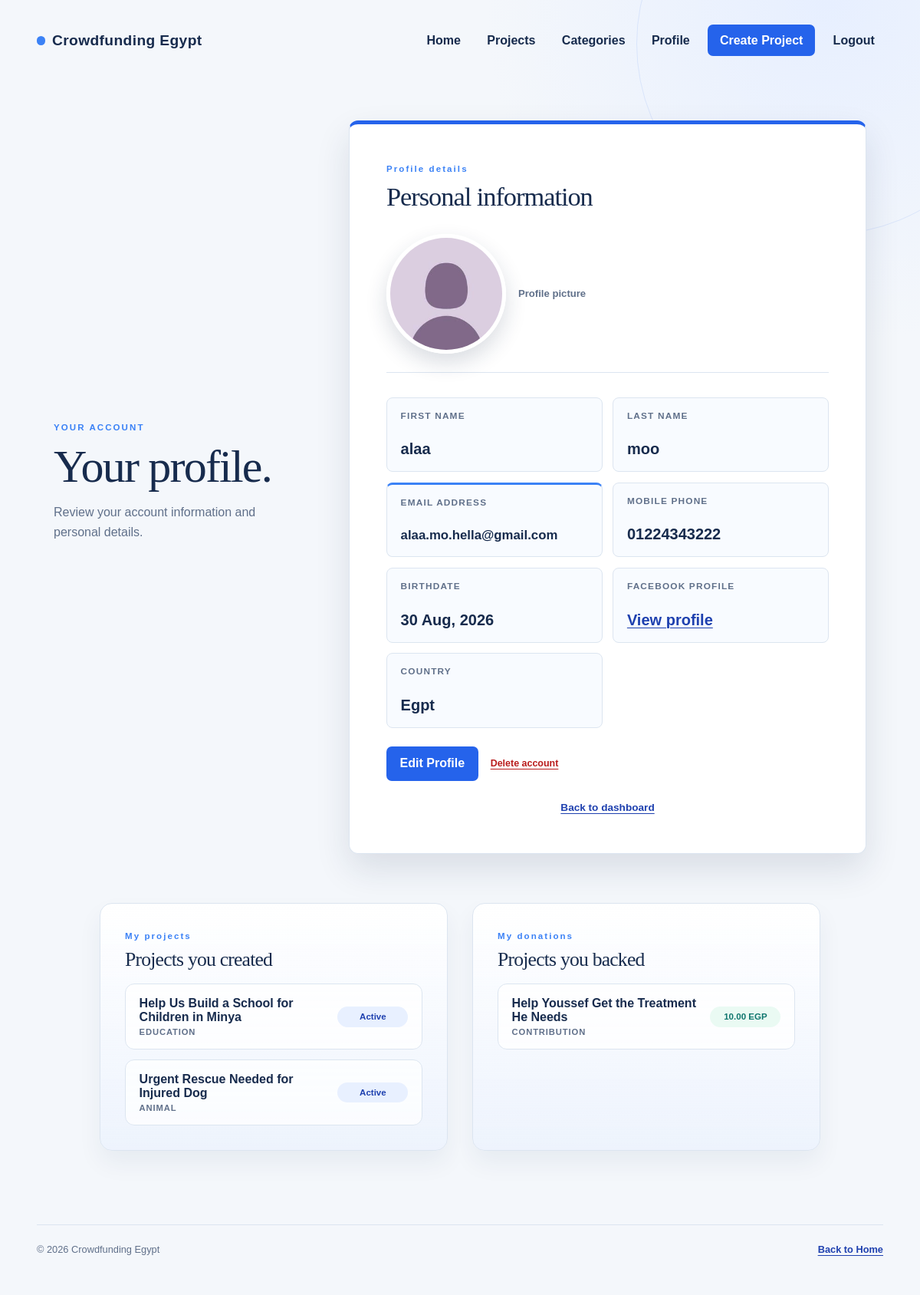
Screenshot of /accounts/profile/ (signed in) with the database file from the repository.
### accounts/models.py (models this page shows)
class User(AbstractUser):
    username = None
    email = models.EmailField(unique=True)
    mobile_phone = models.CharField(max_length=11)
    profile_picture = models.FileField(upload_to='profile_pictures/', blank=True)
    birthdate = models.DateField(blank=True, null=True)
    facebook_profile = models.URLField(blank=True)
    country = models.CharField(max_length=80, blank=True)
    USERNAME_FIELD = 'email'
    REQUIRED_FIELDS = []
    objects = UserManager()

### projects/models.py (models this page shows, shortened)
class Project(models.Model):
    class Status(models.TextChoices):
        ACTIVE = 'active', 'Active'
        CANCELLED = 'cancelled', 'Cancelled'
    creator = models.ForeignKey(settings.AUTH_USER_MODEL, on_delete=models.CASCADE, related_name='projects')
    title = models.CharField(max_length=140)
    details = models.TextField()
    category = models.ForeignKey(Category, on_delete=models.PROTECT, related_name='projects')
    tags = models.ManyToManyField(Tag, blank=True, related_name='projects')
    target = models.IntegerField()
    start_time = models.DateTimeField()
    end_time = models.DateTimeField()
    status = models.CharField(max_length=12, choices=Status.choices, default=Status.ACTIVE)
    featured = models.BooleanField(default=False)
    created_at = models.DateTimeField(auto_now_add=True)
    class Meta:
        ordering = ('-created_at',)
    def get_absolute_url(self):
        return reverse('projects:detail', args=[self.pk])

class Category(models.Model):
    name = models.CharField(max_length=80, unique=True)
    slug = models.SlugField(max_length=90, unique=True, blank=True)
    class Meta:
        ordering = ('name',)
        verbose_name_plural = 'categories'

class Donation(models.Model):
    project = models.ForeignKey(Project, on_delete=models.CASCADE, related_name='donations')
    donor = models.ForeignKey(settings.AUTH_USER_MODEL, on_delete=models.CASCADE, related_name='donations')
    amount = models.DecimalField(max_digits=12, decimal_places=2)
    created_at = models.DateTimeField(auto_now_add=True)
    class Meta:
        ordering = ('-created_at',)

### accounts/views.py (the view)
# urls.py: path('profile/', views.profile, name='profile'),
@login_required
def profile(request):
    return render(request, 'accounts/profile.html', {
        'my_projects': request.user.projects.all(),
        'my_donations': request.user.donations.select_related('project').all(),
    })

### accounts/templates/accounts/profile.html (shortened to what this page needs)
{% extends 'base.html' %}
{% block content %}
<main class="profile-layout">
  <section class="profile-intro">
    <span class="eyebrow">YOUR ACCOUNT</span>
    <h1>Your profile.</h1>
    <p>Review your account information and personal details.</p>
  </section>
  <section class="profile-card" id="profile-details">
    <div class="card-heading">
      <span class="card-kicker">Profile details</span>
      <h2>Personal information</h2>
    </div>
    <div class="profile-photo-wrap">
      {% if user.profile_picture %}
        <img class="profile-avatar" src="{{ user.profile_picture.url }}" alt="Profile picture for {{ user.get_full_name|default:user.email }}">
      {% else %}
        <div class="profile-avatar profile-avatar-empty" aria-hidden="true">{{ user.first_name|first|upper }}{{ user.last_name|first|upper }}</div>
      {% endif %}
      <span>Profile picture</span>
    </div>
    <div class="profile-data">
      <div class="profile-data-row"><span>First name</span><strong>{{ user.first_name }}</strong></div>
      <div class="profile-data-row"><span>Last name</span><strong>{{ user.last_name }}</strong></div>
      <div class="profile-data-row"><span>Email address</span><strong>{{ user.email }}</strong></div>
      <div class="profile-data-row"><span>Mobile phone</span><strong>{{ user.mobile_phone }}</strong></div>
      <div class="profile-data-row profile-data-optional"><span>Birthdate</span><strong>{% if user.birthdate %}{{ user.birthdate|date:'d M, Y' }}{% else %}Not provided{% endif %}</strong></div>
      <div class="profile-data-row profile-data-optional"><span>Facebook Profile</span><strong>{% if user.facebook_profile %}<a href="{{ user.facebook_profile }}" target="_blank" rel="noopener">View profile</a>{% else %}Not provided{% endif %}</strong></div>
      <div class="profile-data-row profile-data-optional"><span>Country</span><strong>{% if user.country %}{{ user.country }}{% else %}Not provided{% endif %}</strong></div>
    </div>
    <div class="profile-actions"><a class="button-link" href="{% url 'accounts:edit_profile' %}">Edit Profile</a><a class="text-button danger-link" href="{% url 'accounts:delete_account' %}">Delete account</a></div>
    <p class="form-footer"><a href="{% url 'accounts:dashboard' %}">Back to dashboard</a></p>
  </section>
</main>
<section class="profile-history">
  <div class="history-column" id="my-projects">
    <span class="eyebrow">My projects</span>
    <h2>Projects you created</h2>
    <div class="history-list">
      {% for project in my_projects %}
        <a class="history-item" href="{{ project.get_absolute_url }}">
          <div>
            <strong>{{ project.title }}</strong>
            <small>{{ project.category.name }}</small>
          </div>
          <span class="history-badge">{{ project.status|title }}</span>
        </a>
      {% empty %}
        <p class="history-empty">You have not created any project yet.</p>
      {% endfor %}
    </div>
  </div>
  <div class="history-column" id="donations">
    <span class="eyebrow">My donations</span>
    <h2>Projects you backed</h2>
    <div class="history-list">
      {% for donation in my_donations %}
        <a class="history-item donation-item" href="{{ donation.project.get_absolute_url }}">
          <div>
            <strong>{{ donation.project.title }}</strong>
            <small>Contribution</small>
          </div>
          <span class="history-badge donation-badge">{{ donation.amount|floatformat:2 }} EGP</span>
        </a>
      {% empty %}
        <p class="history-empty">You have not donated to any project yet.</p>
      {% endfor %}
    </div>
  </div>
</section>
{% endblock %}

### rows the page displays
User: profile_picture (picture), first_name "alaa", last_name "moo", email "alaa.mo.hella@gmail.com", mobile_phone "01224343222", birthdate "30 Aug, 2026", country "Egpt"
Project: title "Help Us Build a School for Children in Minya", category.name "EDUCATION", status "Active"
Project: title "Urgent Rescue Needed for Injured Dog", category.name "ANIMAL", status "Active"
Donation: project "Help Youssef Get the Treatment He Needs", amount "10.00"
